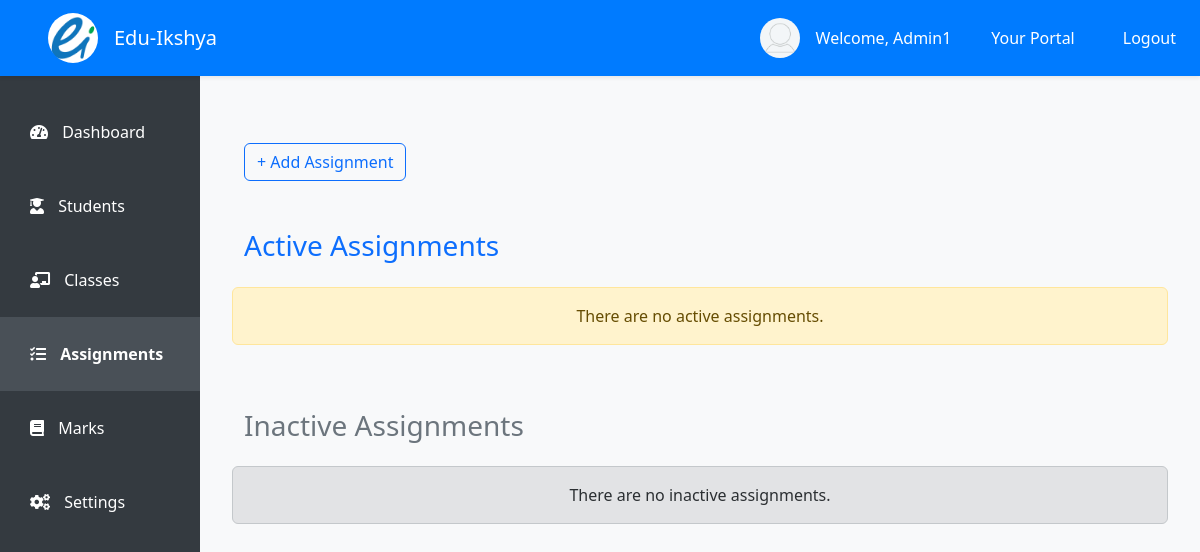
The page /staff/assignments/1/ (signed in) on the database as committed earlier.
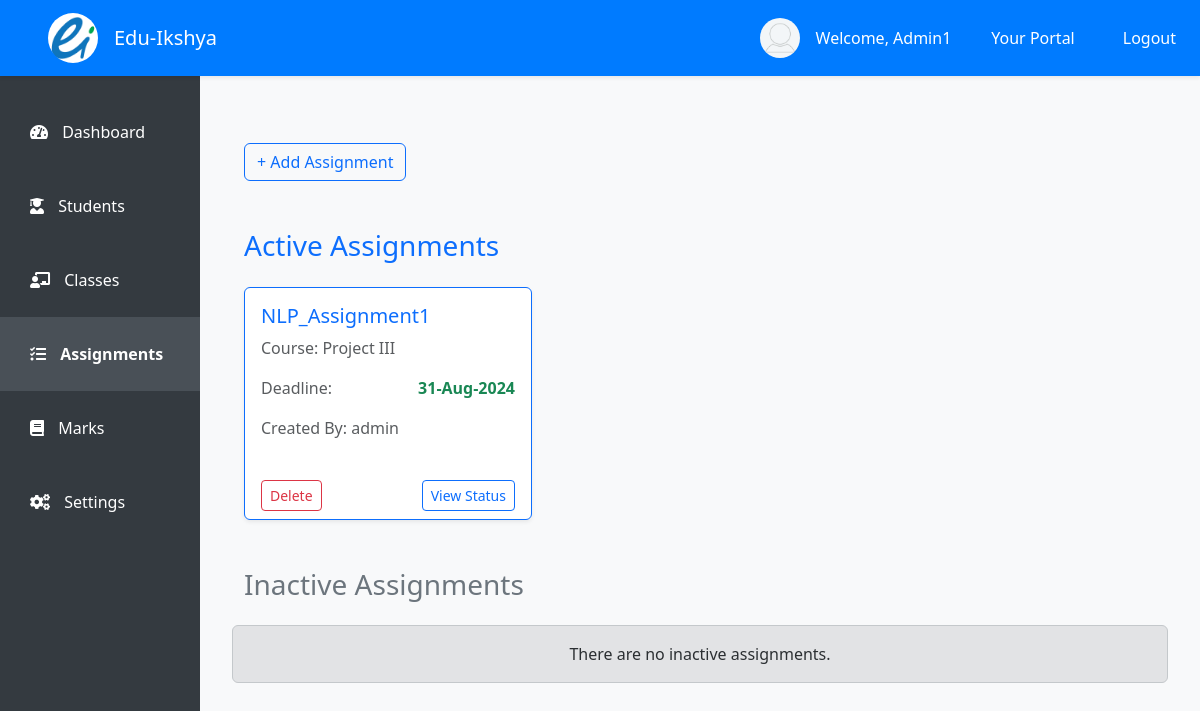
The same page on the database as committed later.
### student/models.py (models this page shows, shortened)
class Assignment(models.Model):
    ACCEPTED_FILE_TYPES = [
        ('text', 'Text File'),
        ('pdf', 'PDF File'),
    ]
    title = models.CharField(max_length=255)
    description = models.TextField(null=True, blank=True)
    deadline = models.DateTimeField()
    worth = models.IntegerField()
    research_files = models.ManyToManyField('AssignmentFile', blank=True)  # Multiple files can be linked here
    accepted_file_type = models.CharField(max_length=10, choices=ACCEPTED_FILE_TYPES)
    assigned_class = models.ForeignKey(ProgramCourse, on_delete=models.CASCADE, related_name='assignments')
    created_by = models.ForeignKey(User, null=True, on_delete=models.CASCADE)
    plagiarism_checked = models.BooleanField(default=False)  # Plagiarism flag

class ProgramCourse(models.Model):
    program = models.ForeignKey(Program, on_delete=models.CASCADE)
    course = models.ForeignKey(Course, on_delete=models.CASCADE)
    semester = models.ForeignKey(Semester, on_delete=models.CASCADE)
    teacher = models.ForeignKey(User, on_delete=models.RESTRICT)
    def __str__(self):
        return f"{self.program.program_name} - {self.course.course_name}"

class Course(models.Model):
    course_id = models.CharField(max_length=15, unique=True)
    course_name = models.CharField(max_length=150)
    def __str__(self):
        return self.course_name

class User(AbstractUser):
    user_id = models.CharField(max_length=15, unique=True, editable=False)
    address = models.CharField(max_length=150, null=True, blank=False)
    contact_number = models.CharField(max_length=20, blank=True, null=True)
    date_of_birth = models.DateField(null=True, blank=True)
    gender = models.CharField(max_length=1, choices=[('M', 'Male'), ('F', 'Female'), ('O', 'Other')])
    is_staff = models.BooleanField(default=False)
    is_student = models.BooleanField(default=False)
    def __str__(self):
        return self.username

### student/views.py (the view)
# urls.py: path('staff/assignments/<pk>/', views.assignments, name='assignments'),
@login_required
def assignments(request, pk):
    teacher = get_object_or_404(User, pk=pk)
    if teacher != request.user:
        return HttpResponseForbidden("You are not authorized!")
    program_courses = ProgramCourse.objects.filter(teacher=teacher)
    assignments = Assignment.objects.filter(assigned_class__teacher=teacher, deadline__gte=datetime.now())
    inactive_assignments = Assignment.objects.filter(
        assigned_class__in=program_courses,
        deadline__lte=datetime.now()
    ).order_by('-deadline')
    if request.method == 'POST':
        form = AssignmentForm(request.POST, teacher=teacher)
        if form.is_valid():
            assignment = form.save(commit=False)
            assignment.assigned_class = form.cleaned_data['assigned_class']
            assignment.created_by = request.user
            assignment.save()
            return redirect('students:assignments', pk=teacher.pk)
    else:
        form = AssignmentForm(teacher=teacher)
    return render(request, 'staff/assignment.html', {
        'teacher': teacher,
        'program_courses': program_courses,
        'form': form,
        'assignments': assignments,
        'inactive_assignments': inactive_assignments
    })

### templates/staff/assignment.html (shortened to what this page needs)
<!DOCTYPE html>
{% extends 'staff/index.html' %}
{% load static %}
{% block assignment %}
<div class="container my-5">
    <div class="d-flex justify-content-between align-items-center mb-4">
        <button type="button" class="btn btn-outline-primary" data-bs-toggle="modal" data-bs-target="#addAssignmentModal">
            + Add Assignment
        </button>
    </div>
    <div class="mt-5">
        <h3 class="text-primary mb-4">Active Assignments</h3>
        <div class="row g-4">
            {% if assignments %}
                {% for assignment in assignments %}
                <div class="col-md-6 col-lg-4">
                    <div class="card h-100 shadow-sm border-primary">
                        <div class="card-body">
                            <h5 class="card-title text-primary">{{ assignment.title }}</h5>
                            <p class="card-text text-muted">Course: {{ assignment.assigned_class.course }}</p>
                            <div class="d-flex justify-content-between mb-3">
                                <p class="text-muted mb-0">Deadline:</p>
                                <p class="fw-bold text-success mb-0">{{ assignment.deadline|date:"d-M-Y" }}</p>
                            </div>
                            <p class="text-muted">Created By: {{ assignment.created_by }}</p>
                        </div>
                        <div class="card-footer bg-transparent border-0 d-flex justify-content-between">
                            <a class="btn btn-sm btn-outline-danger" href="{% url 'students:delete_assignment' pk=assignment.pk %}">Delete</a>
                            <a class="btn btn-sm btn-outline-primary" href="{% url 'students:submission_view' pk=assignment.pk %}">View Status</a>
                        </div>
                    </div>
                </div>
                {% endfor %}
            {% else %}
                <div class="alert alert-warning text-center" role="alert">
                    There are no active assignments.
                </div>
            {% endif %}
        </div>
    </div>
    <div class="mt-5">
        <h3 class="text-secondary mb-4">Inactive Assignments</h3>
        <div class="row g-4">
            {% if inactive_assignments %}
                {% for assignment in inactive_assignments %}
                <div class="col-md-6 col-lg-4">
                    <div class="card h-100 shadow-sm border-secondary">
                        <div class="card-body">
                            <h5 class="card-title text-secondary">{{ assignment.title }}</h5>
                            <p class="card-text text-muted">Course: {{ assignment.assigned_class.course }}</p>
                            <div class="d-flex justify-content-between mb-3">
                                <p class="text-muted mb-0">Deadline:</p>
                                <p class="fw-bold text-danger mb-0">{{ assignment.deadline|date:"d-M-Y" }}</p>
                            </div>
                            <p class="text-muted">Created By: {{ assignment.created_by }}</p>
                        </div>
                        <div class="card-footer bg-transparent border-0 d-flex justify-content-between">
                            <a class="btn btn-sm btn-outline-danger" href="{% url 'students:delete_assignment' pk=assignment.pk %}">Delete</a>
                            <a class="btn btn-sm btn-outline-primary" href="{% url 'students:submission_view' pk=assignment.pk %}">View Status</a>
                        </div>
                    </div>
                </div>
                {% endfor %}
            {% else %}
                <div class="alert alert-secondary text-center" role="alert">
                    There are no inactive assignments.
                </div>
            {% endif %}
        </div>
    </div>
</div>
{% endblock %}

Rows that differ between the two databases and show on the page:
added Assignment: title "NLP_Assignment1", assigned_class.course "Project III", deadline "31-Aug-2024", created_by "admin"
Other text that changed with them:
text no longer shown: "There are no active assignments."
